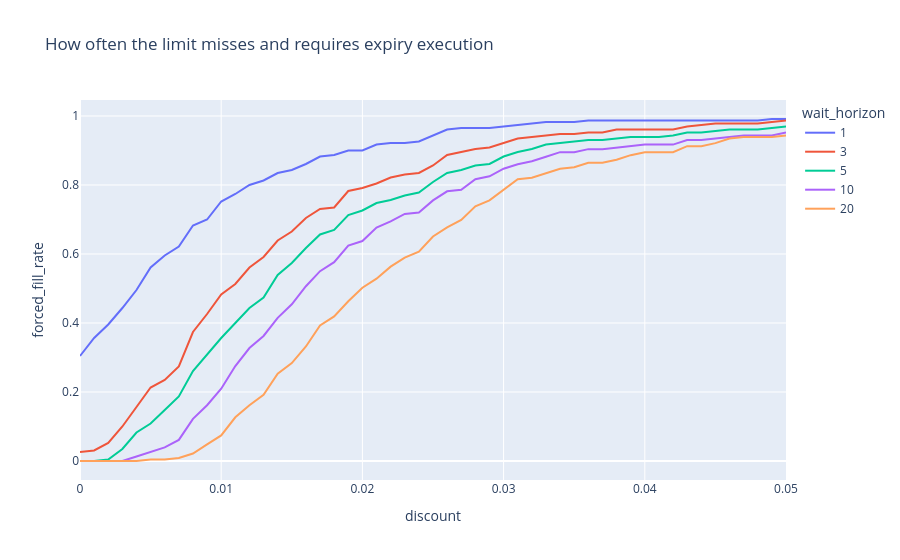

Notebook code cell kept with this figure:
### Code cell
px.line(
    recurring,
    x="discount",
    y="forced_fill_rate",
    color="wait_horizon",
    title="How often the limit misses and requires expiry execution",
).show()
